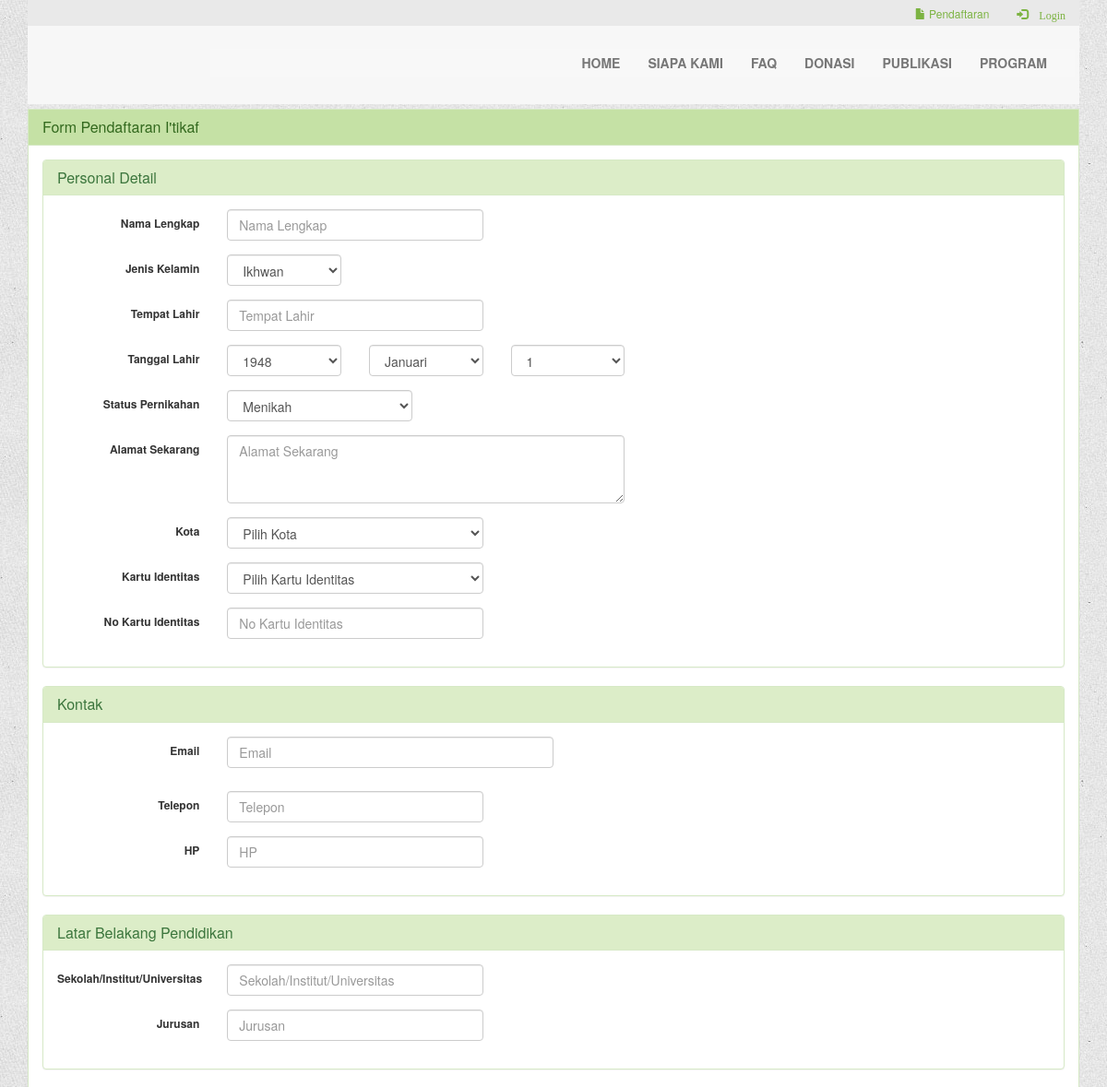
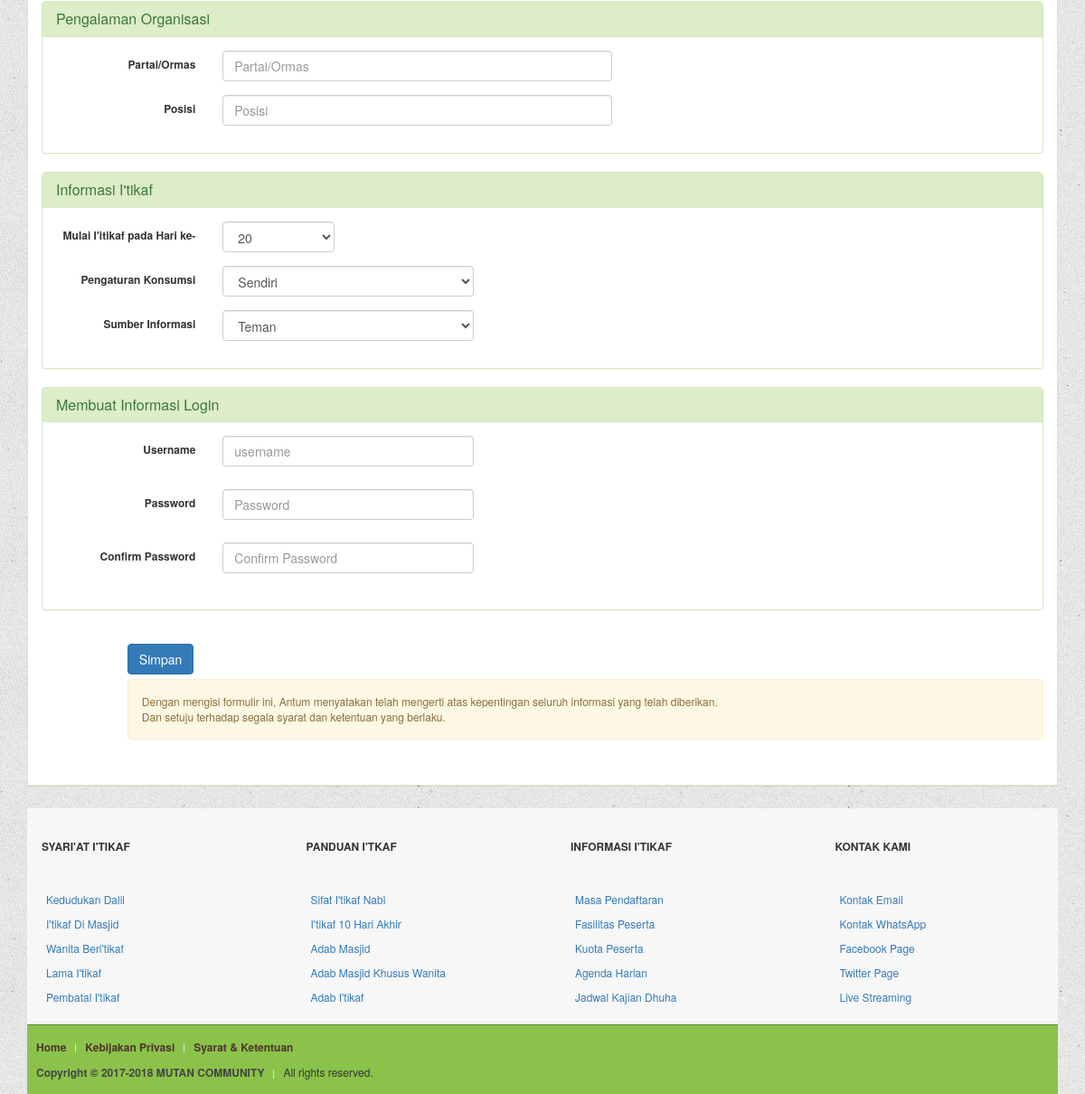
Screenshot of /index.php/pendaftaran with the database file from the repository (2 pictures, top to bottom).
### tables this page shows
CREATE TABLE `top_menu` (
  `tm_id` int(11) NOT NULL,
  `tm_ket` varchar(50) NOT NULL,
  `tm_url` varchar(100) NOT NULL
);

CREATE TABLE `footer_header_link` (
  `fhl_id` int(11) NOT NULL,
  `fhl_header` varchar(100) NOT NULL
);

CREATE TABLE `footer_link` (
  `fl_id` int(11) NOT NULL,
  `fl_fhl` int(11) NOT NULL,
  `fl_ket` varchar(100) NOT NULL,
  `fl_link` varchar(255) NOT NULL
);

CREATE TABLE `footer_add` (
  `fa_id` int(11) NOT NULL,
  `fa_ket` varchar(50) NOT NULL,
  `fa_url` varchar(100) NOT NULL
);

### application/views/template/header.php (shortened to what the rows shown need)
<!DOCTYPE html>
<html lang="en">
	<head>
		<link href="<?php echo base_url("assets/bootstrap/css/bootstrap.min.css"); ?>" rel="stylesheet">
		<link rel="stylesheet" href="<?php echo base_url("assets/master.css"); ?>">
	</head>
		<body>
		<div class="container">
			<div class="tara-logo visible-lg visible-md">
				<div class="row">
					<div class="col-xs-10 col-md-10 col-sm-10">
						<nav class="navbar navbar-default navbar-tara">
							<div class="container-fluid">
								<div class="collapse navbar-collapse">
									<ul class="nav navbar-nav navbar-right">
										<?php
										if ($res_tm !== FALSE)
										{
											foreach ($res_tm as $val_tm)
											{
												?>
												<li><a href="<?php echo $val_tm->tm_url; ?>"><?php echo ucwords($val_tm->tm_ket); ?></a></li>
												<?php
											}
										}
										?>
									</ul>
								</div>
							</div>
						</nav>
					</div>
				</div>
			</div>

### application/views/template/footer.php (shortened to what the rows shown need)
			<div class="footer-main">
				<div class="row">
					<div class="col-md-12 tara-margin-top">
						<?php
						$total_fhl = $this->auth_model->count_fheader();
						$res_fhl = $this->auth_model->get_fheader();
						if ($total_fhl > 0)
						{
							?>
							<div class="row">
								<?php
								foreach ($res_fhl as $val_fhl)
								{
									?>
									<div class="col-md-<?php echo 12/$total_fhl; ?>">
										<div class="panel panel-footer-tara">
											<div class="panel-heading">
												<h3class="panel-title"><b><?php echo ucwords($val_fhl->fhl_header); ?></b></h3>
											</div>
											<div class="panel-body">
												<ul class="tara-ul-link">
													<?php
													$res_flink = $this->auth_model->get_flink($val_fhl->fhl_id);
													if ($res_flink !== FALSE)
													{
														foreach ($res_flink as $val_fl)
														{
															?>
															<li><a href="<?php echo $val_fl->fl_link; ?>"><?php echo ucwords($val_fl->fl_ket); ?></a></li>
															<?php
														}
													}
													?>
												</ul>
											</div>
										</div>
									</div>
									<?php
								}
								?>
							</div>
							<?php
						}
						?>
					</div>
				</div>
			</div>
			<footer class="footer footer-add">
				<div class="row">
					<div class="col-xs-12 col-md-8">
						<ul class="uk-subnav uk-subnav-line">
							<?php
							if ($res_fa !== FALSE)
							{
								foreach ($res_fa as $val_fa)
								{
									?>
									<li><a href="<?php echo $val_fa->fa_url; ?>"><?php echo ucwords($val_fa->fa_ket); ?></a></li>
									<?php
								}
							}
							?>
						</ul>
					</div>
				</div>
		</footer>
		</div>
	</body>
</html>

### rows the page displays
top_menu: tm_ket "SIAPA KAMI"
top_menu: tm_ket "FAQ"
top_menu: tm_ket "DONASI"
top_menu: tm_ket "PUBLIKASI"
top_menu: tm_ket "PROGRAM"
footer_header_link: fhl_header "SYARI'AT I'TIKAF"
footer_link: fl_ket "Kedudukan Dalil"
footer_link: fl_ket "I'tikaf Di Masjid"
footer_link: fl_ket "Wanita Beri'tikaf"
footer_link: fl_ket "Lama I'tikaf"
footer_link: fl_ket "Pembatal I'tikaf"
footer_header_link: fhl_header "PANDUAN I'TKAF"
footer_link: fl_ket "Sifat I'tikaf Nabi"
footer_link: fl_ket "I'tikaf 10 Hari Akhir"
footer_link: fl_ket "Adab Masjid"
footer_link: fl_ket "Adab Masjid Khusus Wanita"
footer_link: fl_ket "Adab I'tikaf"
footer_header_link: fhl_header "INFORMASI I'TIKAF"
footer_link: fl_ket "Masa Pendaftaran"
footer_link: fl_ket "Fasilitas Peserta"
footer_link: fl_ket "Kuota Peserta"
footer_link: fl_ket "Agenda Harian"
footer_link: fl_ket "Jadwal Kajian Dhuha"
footer_header_link: fhl_header "KONTAK KAMI"
footer_link: fl_ket "Kontak Email"
footer_link: fl_ket "Kontak WhatsApp"
footer_link: fl_ket "Facebook Page"
footer_link: fl_ket "Twitter Page"
footer_link: fl_ket "Live Streaming"
footer_add: fa_ket "Kebijakan Privasi"
footer_add: fa_ket "Syarat & Ketentuan"

### other values shown
form field thn_lahir "1948"
form field bln_lahir "Januari"
form field tgl_lahir "1"
form field konsumsi "Sendiri"
form field sumber_informasi "Teman"
